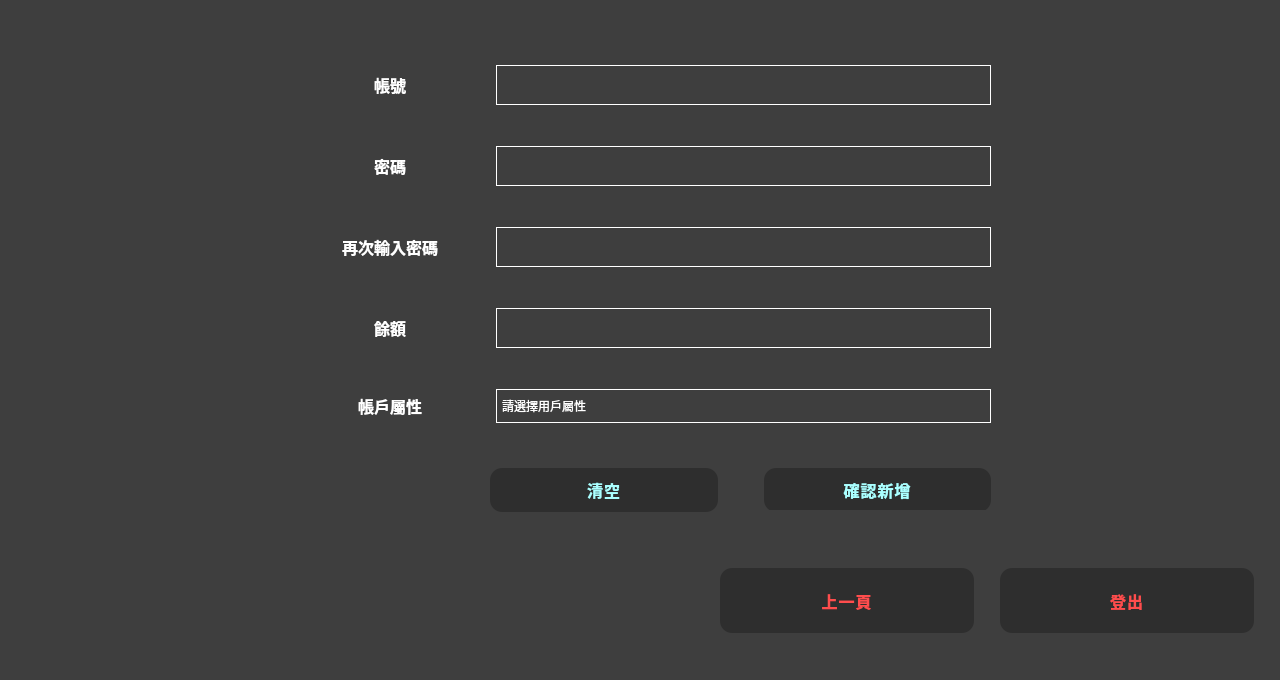
<?xml version="1.0" encoding="UTF-8"?>
<ui version="4.0">
 <class>addaccwindow</class>
 <widget class="QMainWindow" name="addaccwindow">
  <property name="geometry">
   <rect>
    <x>0</x>
    <y>0</y>
    <width>1280</width>
    <height>680</height>
   </rect>
  </property>
  <property name="windowTitle">
   <string>MainWindow</string>
  </property>
  <property name="styleSheet">
   <string notr="true"> background-color: rgb(62, 62, 62);</string>
  </property>
  <widget class="QWidget" name="centralwidget">
   <property name="styleSheet">
    <string notr="true"> background-color: rgb(62, 62, 62);</string>
   </property>
   <widget class="QWidget" name="gridLayoutWidget">
    <property name="geometry">
     <rect>
      <x>290</x>
      <y>30</y>
      <width>701</width>
      <height>431</height>
     </rect>
    </property>
    <layout class="QGridLayout" name="GridLayout">
     <item row="1" column="0">
      <widget class="QLabel" name="password">
       <property name="styleSheet">
        <string notr="true">QLabel {
    color: white;              /* 字體顏色設定為白色 */
    font-weight: bold;         /* 字體設定為粗體 */
    font-size: 16px;           /* 字體大小設定為12px */
}
</string>
       </property>
       <property name="text">
        <string>密碼</string>
       </property>
       <property name="alignment">
        <set>Qt::AlignmentFlag::AlignCenter</set>
       </property>
      </widget>
     </item>
     <item row="3" column="0">
      <widget class="QLabel" name="balance">
       <property name="styleSheet">
        <string notr="true">QLabel {
    color: white;              /* 字體顏色設定為白色 */
    font-weight: bold;         /* 字體設定為粗體 */
    font-size: 16px;           /* 字體大小設定為12px */
}
</string>
       </property>
       <property name="text">
        <string>餘額</string>
       </property>
       <property name="alignment">
        <set>Qt::AlignmentFlag::AlignCenter</set>
       </property>
      </widget>
     </item>
     <item row="2" column="1">
      <widget class="QLineEdit" name="passwordEdit2">
       <property name="minimumSize">
        <size>
         <width>0</width>
         <height>40</height>
        </size>
       </property>
       <property name="styleSheet">
        <string notr="true">QLineEdit {
    border: 1px solid white;  /* 設定細白邊框 */
    background-color: rgb(62, 62, 62);  /* 設定背景顏色為暗灰色 */
    color: white;             /* 設定文字顏色為白色 */
    padding: 5px;             /* 內邊距，避免文字太邊緣 */
}

QLineEdit:focus {
    background-color: white;  /* 當焦點在 QLineEdit 上時，背景改為白色 */
    color: black;             /* 輸入時文字顏色改為黑色 */
    border: 1px solid rgb(255, 85, 85); /* 輸入框的邊框顏色改為紅色 */
}
</string>
       </property>
      </widget>
     </item>
     <item row="4" column="1">
      <widget class="QComboBox" name="StatusCombo">
       <property name="minimumSize">
        <size>
         <width>0</width>
         <height>34</height>
        </size>
       </property>
       <property name="cursor">
        <cursorShape>OpenHandCursor</cursorShape>
       </property>
       <property name="layoutDirection">
        <enum>Qt::LayoutDirection::LeftToRight</enum>
       </property>
       <property name="styleSheet">
        <string notr="true">QComboBox {
    border: 1px solid white;  /* 設定細白邊框 */
    color: white;              /* 設定文字顏色為白色 */
    font-size: 13.5px;           /* 設定字體大小為 12px */
    background-color: rgb(62, 62, 62);  /* 設定背景顏色為灰色 */
    padding: 5px;              /* 內邊距 */
    text-align: center;        /* 使文字置中 */
}

QComboBox::drop-down {
    border: none;             /* 去除下拉箭頭的邊框 */
}

QComboBox QAbstractItemView {
    background-color: rgb(62, 62, 62);  /* 設定下拉選單背景顏色 */
    color: white;             /* 設定下拉選項文字顏色 */
    font-size: 12px;          /* 設定字體大小為 12px */
    selection-background-color: rgb(255, 85, 85); /* 當選擇項目時，背景顏色改為紅色 */
    text-align: center;       /* 使下拉選項文字置中 */
}
</string>
       </property>
       <item>
        <property name="text">
         <string>請選擇用戶屬性</string>
        </property>
       </item>
       <item>
        <property name="text">
         <string>普通用戶</string>
        </property>
       </item>
       <item>
        <property name="text">
         <string>管理人員</string>
        </property>
       </item>
      </widget>
     </item>
     <item row="2" column="0">
      <widget class="QLabel" name="password2">
       <property name="styleSheet">
        <string notr="true">QLabel {
    color: white;              /* 字體顏色設定為白色 */
    font-weight: bold;         /* 字體設定為粗體 */
    font-size: 16px;           /* 字體大小設定為12px */
}
</string>
       </property>
       <property name="text">
        <string>再次輸入密碼</string>
       </property>
       <property name="alignment">
        <set>Qt::AlignmentFlag::AlignCenter</set>
       </property>
      </widget>
     </item>
     <item row="4" column="0">
      <widget class="QLabel" name="status">
       <property name="styleSheet">
        <string notr="true">QLabel {
    color: white;              /* 字體顏色設定為白色 */
    font-weight: bold;         /* 字體設定為粗體 */
    font-size: 16px;           /* 字體大小設定為12px */
}
</string>
       </property>
       <property name="text">
        <string>帳戶屬性</string>
       </property>
       <property name="alignment">
        <set>Qt::AlignmentFlag::AlignCenter</set>
       </property>
      </widget>
     </item>
     <item row="0" column="1">
      <widget class="QLineEdit" name="accountEdit">
       <property name="minimumSize">
        <size>
         <width>0</width>
         <height>40</height>
        </size>
       </property>
       <property name="styleSheet">
        <string notr="true">QLineEdit {
    border: 1px solid white;  /* 設定細白邊框 */
    background-color: rgb(62, 62, 62);  /* 設定背景顏色為暗灰色 */
    color: white;             /* 設定文字顏色為白色 */
    padding: 5px;             /* 內邊距，避免文字太邊緣 */
}

QLineEdit:focus {
    background-color: white;  /* 當焦點在 QLineEdit 上時，背景改為白色 */
    color: black;             /* 輸入時文字顏色改為黑色 */
    border: 1px solid rgb(255, 85, 85); /* 輸入框的邊框顏色改為紅色 */
}
</string>
       </property>
      </widget>
     </item>
     <item row="3" column="1">
      <widget class="QLineEdit" name="balanceEdit">
       <property name="minimumSize">
        <size>
         <width>0</width>
         <height>40</height>
        </size>
       </property>
       <property name="styleSheet">
        <string notr="true">QLineEdit {
    border: 1px solid white;  /* 設定細白邊框 */
    background-color: rgb(62, 62, 62);  /* 設定背景顏色為暗灰色 */
    color: white;             /* 設定文字顏色為白色 */
    padding: 5px;             /* 內邊距，避免文字太邊緣 */
}

QLineEdit:focus {
    background-color: white;  /* 當焦點在 QLineEdit 上時，背景改為白色 */
    color: black;             /* 輸入時文字顏色改為黑色 */
    border: 1px solid rgb(255, 85, 85); /* 輸入框的邊框顏色改為紅色 */
}
</string>
       </property>
      </widget>
     </item>
     <item row="1" column="1">
      <widget class="QLineEdit" name="passwordEdit">
       <property name="minimumSize">
        <size>
         <width>0</width>
         <height>40</height>
        </size>
       </property>
       <property name="styleSheet">
        <string notr="true">QLineEdit {
    border: 1px solid white;  /* 設定細白邊框 */
    background-color: rgb(62, 62, 62);  /* 設定背景顏色為暗灰色 */
    color: white;             /* 設定文字顏色為白色 */
    padding: 5px;             /* 內邊距，避免文字太邊緣 */
}

QLineEdit:focus {
    background-color: white;  /* 當焦點在 QLineEdit 上時，背景改為白色 */
    color: black;             /* 輸入時文字顏色改為黑色 */
    border: 1px solid rgb(255, 85, 85); /* 輸入框的邊框顏色改為紅色 */
}
</string>
       </property>
      </widget>
     </item>
     <item row="0" column="0">
      <widget class="QLabel" name="account">
       <property name="minimumSize">
        <size>
         <width>200</width>
         <height>0</height>
        </size>
       </property>
       <property name="styleSheet">
        <string notr="true">QLabel {
    color: white;              /* 字體顏色設定為白色 */
    font-weight: bold;         /* 字體設定為粗體 */
    font-size: 16px;           /* 字體大小設定為12px */
}
</string>
       </property>
       <property name="text">
        <string>帳號</string>
       </property>
       <property name="alignment">
        <set>Qt::AlignmentFlag::AlignCenter</set>
       </property>
      </widget>
     </item>
    </layout>
   </widget>
   <widget class="QWidget" name="gridLayoutWidget_2">
    <property name="geometry">
     <rect>
      <x>490</x>
      <y>450</y>
      <width>501</width>
      <height>80</height>
     </rect>
    </property>
    <layout class="QGridLayout" name="gridLayout">
     <item row="0" column="2">
      <widget class="QPushButton" name="add">
       <property name="cursor">
        <cursorShape>PointingHandCursor</cursorShape>
       </property>
       <property name="styleSheet">
        <string notr="true">QPushButton {
    background-color: #2e2e2e;     /* 灰底 */
    color: rgb(170, 255, 255);                /* 紅字 */
    border: none;
    border-radius: 12px;           /* 圓角 */
    padding: 10px 20px;
    font-size: 16px;
    font-weight: bold;
    letter-spacing: 1px;
}

QPushButton:hover {
    background-color: #3a3a3a;
    color: #ff6666;
}

QPushButton:pressed {
    background-color: #1a1a1a;
    color: #ffffff;
}
</string>
       </property>
       <property name="text">
        <string>確認新增</string>
       </property>
      </widget>
     </item>
     <item row="0" column="0">
      <widget class="QPushButton" name="clear">
       <property name="cursor">
        <cursorShape>PointingHandCursor</cursorShape>
       </property>
       <property name="styleSheet">
        <string notr="true">QPushButton {
    background-color: #2e2e2e;     /* 灰底 */
    color: rgb(170, 255, 255);                /* 紅字 */
    border: none;
    border-radius: 12px;           /* 圓角 */
    padding: 10px 20px;
    font-size: 16px;
    font-weight: bold;
    letter-spacing: 1px;
}

QPushButton:hover {
    background-color: #3a3a3a;
    color: #ff6666;
}

QPushButton:pressed {
    background-color: #1a1a1a;
    color: #ffffff;
}
</string>
       </property>
       <property name="text">
        <string>清空</string>
       </property>
      </widget>
     </item>
     <item row="0" column="1">
      <spacer name="horizontalSpacer">
       <property name="orientation">
        <enum>Qt::Orientation::Horizontal</enum>
       </property>
       <property name="sizeType">
        <enum>QSizePolicy::Policy::Fixed</enum>
       </property>
       <property name="sizeHint" stdset="0">
        <size>
         <width>40</width>
         <height>20</height>
        </size>
       </property>
      </spacer>
     </item>
    </layout>
   </widget>
   <widget class="QWidget" name="gridLayoutWidget_3">
    <property name="geometry">
     <rect>
      <x>720</x>
      <y>510</y>
      <width>534</width>
      <height>181</height>
     </rect>
    </property>
    <layout class="QGridLayout" name="gridLayout_2">
     <item row="0" column="2">
      <widget class="QPushButton" name="logout">
       <property name="minimumSize">
        <size>
         <width>250</width>
         <height>65</height>
        </size>
       </property>
       <property name="cursor">
        <cursorShape>PointingHandCursor</cursorShape>
       </property>
       <property name="styleSheet">
        <string notr="true">QPushButton {
    background-color: #2e2e2e;     /* 灰底 */
    color: #ff4d4d;                /* 紅字 */
    border: none;
    border-radius: 12px;           /* 圓角 */
    padding: 10px 20px;
    font-size: 16px;
    font-weight: bold;
    letter-spacing: 1px;
}

QPushButton:hover {
    background-color: #3a3a3a;
    color: #ff6666;
}

QPushButton:pressed {
    background-color: #1a1a1a;
    color: #ffffff;
}
</string>
       </property>
       <property name="text">
        <string>登出</string>
       </property>
      </widget>
     </item>
     <item row="0" column="0">
      <widget class="QPushButton" name="back">
       <property name="minimumSize">
        <size>
         <width>250</width>
         <height>65</height>
        </size>
       </property>
       <property name="cursor">
        <cursorShape>PointingHandCursor</cursorShape>
       </property>
       <property name="styleSheet">
        <string notr="true">QPushButton {
    background-color: #2e2e2e;     /* 灰底 */
    color: #ff4d4d;                /* 紅字 */
    border: none;
    border-radius: 12px;           /* 圓角 */
    padding: 10px 20px;
    font-size: 16px;
    font-weight: bold;
    letter-spacing: 1px;
}

QPushButton:hover {
    background-color: #3a3a3a;
    color: #ff6666;
}

QPushButton:pressed {
    background-color: #1a1a1a;
    color: #ffffff;
}
</string>
       </property>
       <property name="text">
        <string>上一頁</string>
       </property>
      </widget>
     </item>
     <item row="0" column="1">
      <spacer name="verticalSpacer">
       <property name="orientation">
        <enum>Qt::Orientation::Vertical</enum>
       </property>
       <property name="sizeHint" stdset="0">
        <size>
         <width>20</width>
         <height>40</height>
        </size>
       </property>
      </spacer>
     </item>
    </layout>
   </widget>
  </widget>
  <widget class="QStatusBar" name="statusbar"/>
 </widget>
 <resources/>
 <connections/>
</ui>
